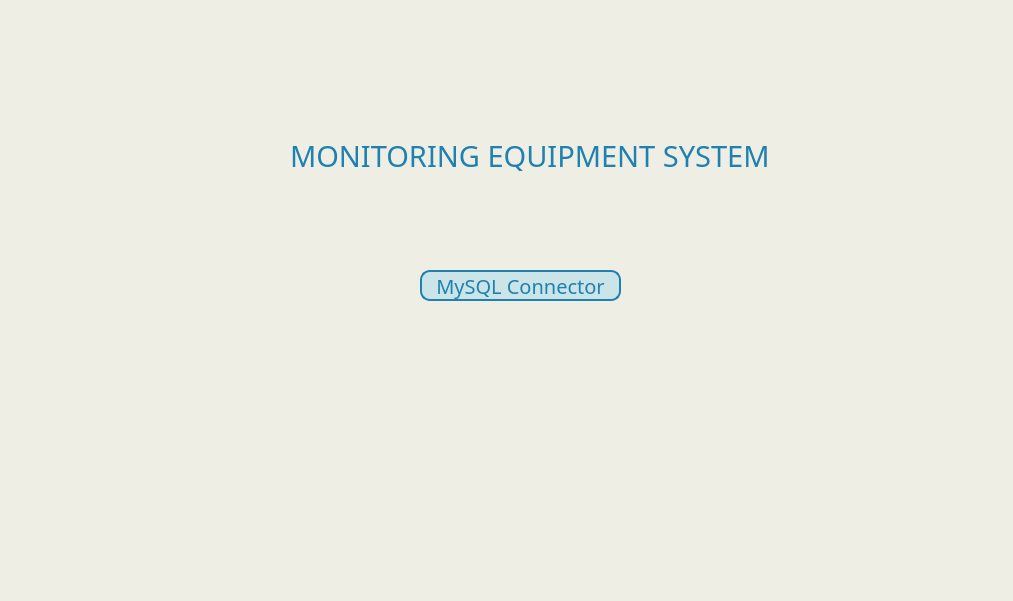
<?xml version="1.0" encoding="UTF-8"?>
<ui version="4.0">
 <class>Dialog</class>
 <widget class="QDialog" name="Dialog">
  <property name="geometry">
   <rect>
    <x>0</x>
    <y>0</y>
    <width>1013</width>
    <height>601</height>
   </rect>
  </property>
  <property name="windowTitle">
   <string>Dialog</string>
  </property>
  <widget class="QWidget" name="widget" native="true">
   <property name="geometry">
    <rect>
     <x>0</x>
     <y>0</y>
     <width>1021</width>
     <height>601</height>
    </rect>
   </property>
   <property name="styleSheet">
    <string notr="true">#widget{
	background-color:#eeeee4;
}
#title{
	color:#1e81b0;
}
#signinButton, #signupButton{
	border-radius:10px;
	border:2px solid #1e81b0;
	color:#1e81b0;
	background-color:#cbe4e8;
}
</string>
   </property>
   <widget class="QLabel" name="title">
    <property name="geometry">
     <rect>
      <x>290</x>
      <y>140</y>
      <width>601</width>
      <height>31</height>
     </rect>
    </property>
    <property name="font">
     <font>
      <family>Cantarell Extra Bold</family>
      <pointsize>22</pointsize>
      <weight>50</weight>
      <bold>false</bold>
     </font>
    </property>
    <property name="styleSheet">
     <string notr="true"/>
    </property>
    <property name="text">
     <string>MONITORING EQUIPMENT SYSTEM</string>
    </property>
   </widget>
   <widget class="QPushButton" name="signupButton">
    <property name="geometry">
     <rect>
      <x>420</x>
      <y>270</y>
      <width>201</width>
      <height>31</height>
     </rect>
    </property>
    <property name="font">
     <font>
      <family>Cantarell Extra Bold</family>
      <pointsize>15</pointsize>
      <weight>50</weight>
      <bold>false</bold>
     </font>
    </property>
    <property name="styleSheet">
     <string notr="true"/>
    </property>
    <property name="text">
     <string>MySQL Connector</string>
    </property>
   </widget>
  </widget>
 </widget>
 <resources/>
 <connections/>
</ui>
